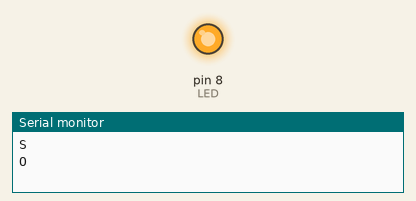
Simulated run of this sketch. Board: Arduino Uno, built with avr-gcc and run on an emulated ATmega328P. On the bench: output pins drawn as LEDs (lit = HIGH), the last lines printed to the serial monitor.

Above: at 0.2 s.
At 3.2 s:
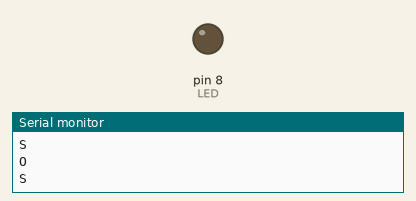
Timing chart, 0 to 5.5 s (numbered marks = the images above):
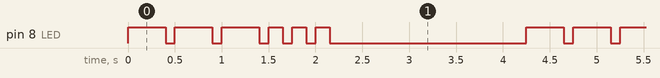

Measured:
- by itself, pin 8 (LED): repeats every 4.3 s: 2 × (LOW 0.10 s, HIGH 0.40 s), 3 × (LOW 0.10 s, HIGH 0.15 s), LOW 2.1 s, HIGH 0.40 s
- by itself, everything shown: repeats every 4.3 s, in 12 steps

The sketch:

EX1.ino
```cpp
const int LED = 8;
void setup() {
  // put your setup code here, to run once:
  pinMode(LED, OUTPUT);
  Serial.begin(9600);
}
void blink(int onMs) {
  digitalWrite(LED, HIGH);
  delay(onMs);

  digitalWrite(LED, LOW);
  delay(100);
}

void loop() {
  // put your main code here, to run repeatedly:
  Serial.println("S");
  for(int i = 0; i < 3, i++;) {
    blink(150);
  }

  Serial.println("O");
  for(int i = 0; i < 3; i++)
   {blink(400);
  }

  Serial.println("S");
  for(int i = 0; i < 3; i++)
   {blink(150);
  }

  delay(2000);
}
```
